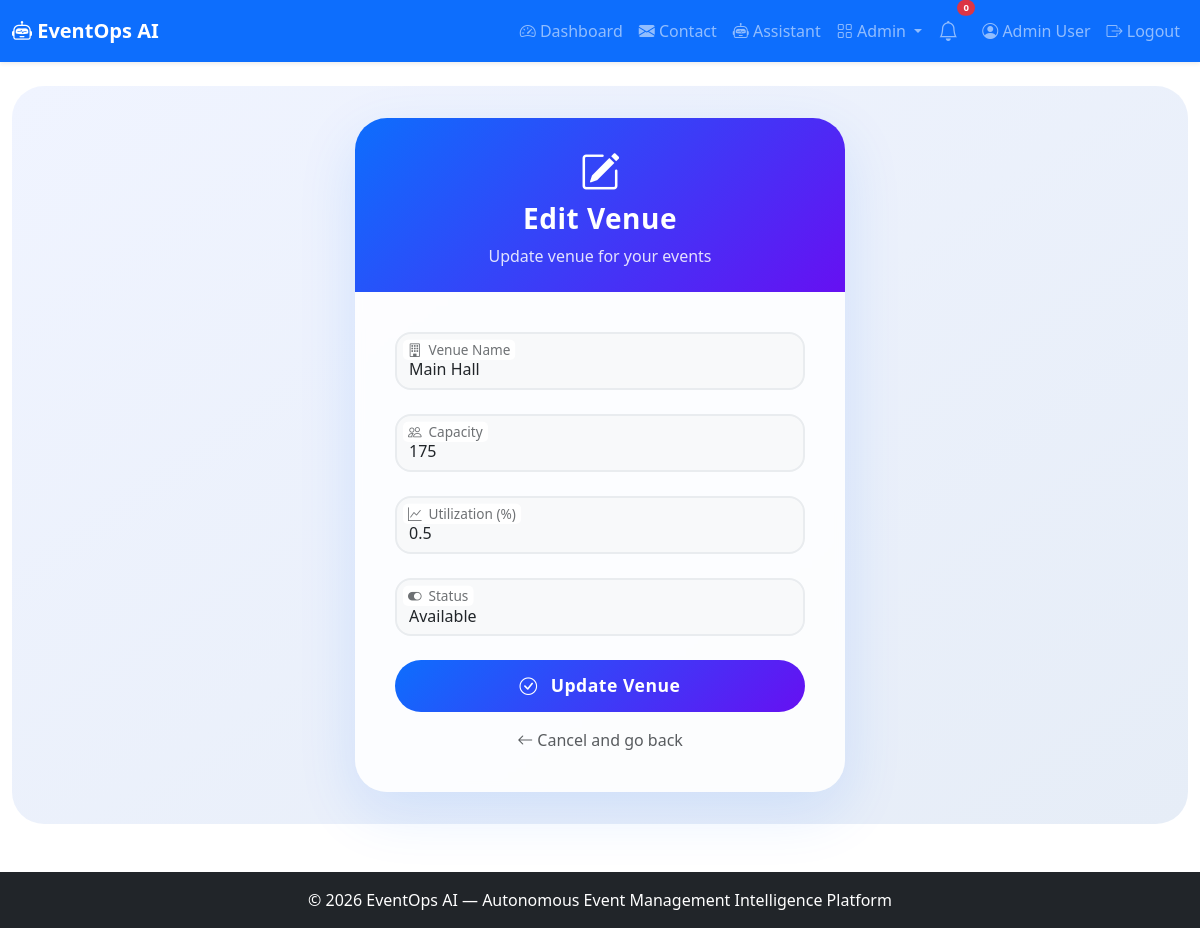
The app's page /admin/venues/edit/1 (signed in) with its own data.
### app.py (models this page shows, shortened)
class User(UserMixin, db.Model):
    id = db.Column(db.Integer, primary_key=True)
    name = db.Column(db.String(100), nullable=False)
    email = db.Column(db.String(100), unique=True, nullable=False)
    password_hash = db.Column(db.String(200), nullable=False)
    role = db.Column(db.String(20), default='user')
    created_at = db.Column(db.DateTime, default=lambda: datetime.now(timezone.utc))

class Venue(db.Model):
    id = db.Column(db.Integer, primary_key=True)
    name = db.Column(db.String(100), nullable=False)
    capacity = db.Column(db.Integer)
    utilization = db.Column(db.Float, default=0.0)
    status = db.Column(db.String(20), default='available')
    created_at = db.Column(db.DateTime, default=lambda: datetime.now(timezone.utc))

### app.py (the view, shortened to what this page needs)
@app.route('/admin/venues/edit/<int:venue_id>', methods=['GET', 'POST'])
@login_required
def admin_venue_edit(venue_id):
    if current_user.role != 'admin':
        abort(403)
    venue = Venue.query.get_or_404(venue_id)
    return render_template('admin_venue_form.html', venue=venue)

### app.py (called while the page is built)
@login_manager.user_loader
def load_user(user_id):
    return User.query.get(int(user_id))

### templates/admin_venue_form.html (shortened to what this page needs)
{% extends "base.html" %}
{% block content %}
<div class="form-wrapper">
    <div class="col-md-8 col-lg-6 col-xl-5">
        <div class="card form-card">
            <div class="card-header">
                <i class="bi bi-{{ 'pencil-square' if venue else 'building-add' }}"></i>
                <h3>{{ 'Edit' if venue else 'Add' }} Venue</h3>
                <p class="mb-0" style="opacity:0.85;">{{ 'Update' if venue else 'Create a new' }} venue for your events</p>
            </div>
            <div class="card-body">
                <form method="POST">
                    <div class="form-floating">
                        <input type="text" class="form-control" id="name" name="name"
                               value="{{ venue.name if venue else '' }}" placeholder="Venue name" required>
                        <label for="name">Venue Name</label>
                    </div>
                    <div class="form-floating">
                        <input type="number" class="form-control" id="capacity" name="capacity"
                               value="{{ venue.capacity if venue else '' }}" placeholder="Capacity" min="1">
                        <label for="capacity">Capacity</label>
                    </div>
                    {% if venue %}
                    <div class="form-floating">
                        <input type="number" step="0.1" class="form-control" id="utilization" name="utilization"
                               value="{{ venue.utilization if venue else 0 }}" placeholder="Utilization" min="0" max="100">
                        <label for="utilization">Utilization (%)</label>
                    </div>
                    {% endif %}
                    <div class="form-floating">
                        <select class="form-select" id="status" name="status">
                            <option value="available" {% if venue and venue.status == 'available' %}selected{% endif %}>Available</option>
                        </select>
                        <label for="status">Status</label>
                    </div>
                    <button type="submit" class="btn btn-save">
                        <i class="bi bi-check-circle me-2"></i> {{ 'Update' if venue else 'Create' }} Venue
                    </button>
                    <div class="text-center mt-3">
                        <a href="{{ url_for('admin_venues') }}" class="text-decoration-none text-muted">
                            <i class="bi bi-arrow-left"></i> Cancel and go back
                        </a>
                    </div>
                </form>
            </div>
        </div>
    </div>
</div>
{% endblock %}

### templates/base.html (shortened to what this page needs)
<!DOCTYPE html>
<html lang="en">
<head>
    <link href="https://cdn.jsdelivr.net/npm/bootstrap@5.3.0/dist/css/bootstrap.min.css" rel="stylesheet">
    <link rel="stylesheet" href="https://cdn.jsdelivr.net/npm/bootstrap-icons@1.11.0/font/bootstrap-icons.css">
    <link rel="stylesheet" href="{{ url_for('static', filename='css/style.css') }}">
</head>
<body>
<nav class="navbar navbar-expand-lg navbar-dark bg-primary shadow-sm">
    <div class="container-fluid">
        <a class="navbar-brand fw-bold" href="{{ url_for('index') }}">
            <i class="bi bi-robot"></i> EventOps AI
        </a>
        <div class="collapse navbar-collapse" id="navbarNav">
            <ul class="navbar-nav ms-auto align-items-lg-center">
                {% if current_user.is_authenticated %}
                <li class="nav-item">
                    <a class="nav-link" href="{{ url_for('dashboard') }}">
                        <i class="bi bi-speedometer2"></i> Dashboard
                    </a>
                </li>
                <li class="nav-item">
                    <a class="nav-link" href="{{ url_for('contact') }}">
                        <i class="bi bi-envelope-fill"></i> Contact
                    </a>
                </li>
                <li class="nav-item">
                    <a class="nav-link" href="{{ url_for('assistant_page') }}">
                        <i class="bi bi-robot"></i> Assistant
                    </a>
                </li>
                {% if current_user.role == 'admin' %}
                <li class="nav-item dropdown">
                    <a class="nav-link dropdown-toggle"
                       href="#"
                       role="button"
                       data-bs-toggle="dropdown">
                        <i class="bi bi-grid"></i> Admin
                    </a>
                </li>
                {% endif %}
                <li class="nav-item position-relative me-2">
                    <a class="nav-link"
                       href="#"
                       title="Notifications"
                       data-bs-toggle="dropdown">
                        <i class="bi bi-bell fs-5"></i>
                        <span class="position-absolute top-0 start-100 translate-middle badge rounded-pill bg-danger"
                              style="font-size:0.6rem;">
                            0
                        </span>
                    </a>
                </li>
                <li class="nav-item">
                    <a class="nav-link" href="{{ url_for('profile') }}">
                        <i class="bi bi-person-circle"></i>
                        {{ current_user.name }}
                    </a>
                </li>
                <li class="nav-item">
                    <a class="nav-link" href="{{ url_for('logout') }}">
                        <i class="bi bi-box-arrow-right"></i>
                        Logout
                    </a>
                </li>
                {% endif %}
            </ul>
        </div>
    </div>
</nav>
<main class="container-fluid py-4">
    {% block content %}{% endblock %}
</main>
<footer class="footer bg-dark text-white py-3 mt-4">
    <div class="container text-center">
        © 2026 EventOps AI — Autonomous Event Management Intelligence Platform
    </div>
</footer>
</body>
</html>

### templates/admin_venue_form.html (style rules this page uses)
.form-wrapper { background: linear-gradient(145deg, #f0f4ff 0%, #e6edf7 100%); min-height: 80vh; display: flex; align-items: center; justify-content: center; padding: 2rem 0; border-radius: 2rem; }
.form-card { border: none; border-radius: 2rem; background: rgba(255,255,255,0.85); backdrop-filter: blur(4px); box-shadow: 0 20px 60px rgba(13, 110, 253, 0.12); overflow: hidden; transition: transform 0.3s; }
.form-card .card-header { background: linear-gradient(135deg, #0d6efd, #6610f2); color: white; padding: 1.5rem 2rem; border: none; text-align: center; }
.form-card .card-header h3 { font-weight: 700; letter-spacing: 0.5px; }
.form-card .card-header i { font-size: 2.5rem; margin-bottom: 0.3rem; }
.form-card .card-body { padding: 2.5rem 2.5rem; }
.form-floating { margin-bottom: 1.5rem; }
.form-floating > .form-control, .form-floating > .form-select { border-radius: 1rem; border: 2px solid #e9ecef; transition: all 0.2s ease; background: #f8f9fa; }
.form-floating > label { color: #6c757d; font-weight: 500; }
.btn-save { padding: 0.8rem 2rem; border-radius: 50px; font-weight: 600; letter-spacing: 0.5px; background: linear-gradient(135deg, #0d6efd, #6610f2); border: none; color: white; transition: all 0.3s ease; width: 100%; font-size: 1.1rem; }

### records on screen
User: name "Admin User"
Venue: name "Main Hall", capacity "175", utilization "0.5", status "Available"

### other values on screen
{{ 'Edit' if venue else 'Add' }} "Edit"
{{ 'Update' if venue else 'Create a new' }} "Update"
{{ 'Update' if venue else 'Create' }} "Update"
